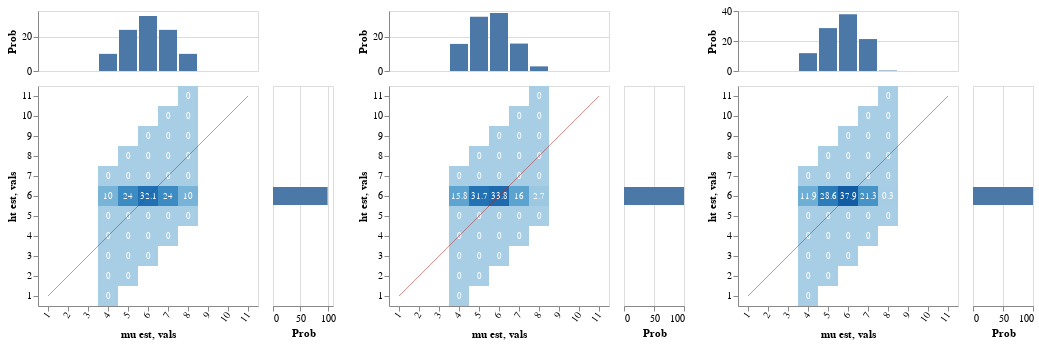

Notebook code for this chart:
### Markdown cell above
Of course since all of the lexica entail that John's and Mary's heights are 6, the distribution over worlds is completely determinate

The various conceivable strengthenings lead ultimately to a pragmatic conclusion that 6 is probably normal for the height of someone in the comparison class (this was already guaranteed by the prior), but it's possible that 6 is relatively high compared to the median

In other words, if there is any evaluativity effect, it is very weak

### Code cell
writeIORef cacheRef (0, Map.empty)
vlShow . sidewaysDists <$> sequence
  [ -- margHeatFromDist <$> enumD (first (`ht` John) <$> indicesPriorFlat)
    margHeatFromDist <$> enumD (first (`ht` John) <$> listener infoLUMAndExact cacheRef (0, UTall, andDenExact0))
  , margHeatFromDist <$> enumD (first (`ht` John) <$> listener infoLUMAndExact cacheRef (1, UTall, andDenExact0))
  , margHeatFromDist <$> enumD (first (`ht` John) <$> listener infoLUMAndExact cacheRef (2, UTall, andDenExact0))
  ]

### Figure 1 — Vega-Lite specification as saved in the notebook (floating-point values rounded to 4 significant figures)
{"$schema": "https://vega.github.io/schema/vega-lite/v3.json", "hconcat": [{"$schema": "https://vega.github.io/schema/vega-lite/v3.json", "bounds": "flush", "config": {"scale": {"rectBandPaddingInner": 0}}, "data": {"values": [{"ht est": "1", "mu est": "4", "probability": 0}, {"ht est": "2", "mu est": "4", "probability": 0}, {"ht est": "2", "mu est": "5", "probability": 0}, {"ht est": "3", "mu est": "4", "probability": 0}, {"ht est": "3", "mu est": "5", "probability": 0}, {"ht est": "3", "mu est": "6", "probability": 0}, {"ht est": "4", "mu est": "4", "probability": 0}, {"ht est": "4", "mu est": "5", "probability": 0}, {"ht est": "4", "mu est": "6", "probability": 0}, {"ht est": "4", "mu est": "7", "probability": 0}, {"ht est": "5", "mu est": "4", "probability": 0}, {"ht est": "5", "mu est": "5", "probability": 0}, {"ht est": "5", "mu est": "6", "probability": 0}, {"ht est": "5", "mu est": "7", "probability": 0}, {"ht est": "5", "mu est": "8", "probability": 0}, {"ht est": "6", "mu est": "4", "probability": 10}, {"ht est": "6", "mu est": "5", "probability": 24}, {"ht est": "6", "mu est": "6", "probability": 32.1}, {"ht est": "6", "mu est": "7", "probability": 24}, {"ht est": "6", "mu est": "8", "probability": 10}, {"ht est": "7", "mu est": "4", "probability": 0}, {"ht est": "7", "mu est": "5", "probability": 0}, {"ht est": "7", "mu est": "6", "probability": 0}, {"ht est": "7", "mu est": "7", "probability": 0}, {"ht est": "7", "mu est": "8", "probability": 0}, {"ht est": "8", "mu est": "5", "probability": 0}, {"ht est": "8", "mu est": "6", "probability": 0}, {"ht est": "8", "mu est": "7", "probability": 0}, {"ht est": "8", "mu est": "8", "probability": 0}, {"ht est": "9", "mu est": "6", "probability": 0}, {"ht est": "9", "mu est": "7", "probability": 0}, {"ht est": "9", "mu est": "8", "probability": 0}, {"ht est": "10", "mu est": "7", "probability": 0}, {"ht est": "10", "mu est": "8", "probability": 0}, {"ht est": "11", "mu est": "8", "probability": 0}]}, "spacing": 15, "vconcat": [{"encoding": {"x": {"axis": null, "field": "mu est", "scale": {"domain": ["1", "2", "3", "4", "5", "6", "7", "8", "9", "10", "11"], "rangeStep": 30}, "sort": null, "type": "ordinal"}, "y": {"aggregate": "sum", "axis": {"title": "Prob"}, "field": "probability", "type": "quantitative"}}, "height": 60, "mark": "bar"}, {"bounds": "flush", "hconcat": [{"encoding": {"x": {"axis": {"labelAngle": -55}, "field": "mu est", "scale": {"domain": ["1", "2", "3", "4", "5", "6", "7", "8", "9", "10", "11"], "rangeStep": 30}, "sort": null, "type": "ordinal"}, "y": {"axis": {"labelAngle": 0}, "field": "ht est", "scale": {"domain": ["11", "10", "9", "8", "7", "6", "5", "4", "3", "2", "1"], "rangeStep": 30}, "sort": null, "type": "ordinal"}}, "layer": [{"encoding": {"color": {"aggregate": "sum", "field": "probability", "legend": null, "scale": {"scheme": {"extent": [0.2, 0.9], "name": "blues"}}, "type": "quantitative"}}, "mark": "rect"}, {"encoding": {"color": {"value": "white"}, "text": {"aggregate": "sum", "field": "probability", "type": "quantitative"}}, "mark": {"fontSize": 9, "type": "text"}}, {"data": {"values": [{"vals": "1"}, {"vals": "2"}, {"vals": "3"}, {"vals": "4"}, {"vals": "5"}, {"vals": "6"}, {"vals": "7"}, {"vals": "8"}, {"vals": "9"}, {"vals": "10"}, {"vals": "11"}]}, "encoding": {"x": {"field": "vals", "sort": null, "type": "ordinal"}, "y": {"field": "vals", "sort": null, "type": "ordinal"}}, "mark": {"opacity": 0.5, "stroke": "firebrick", "strokeWidth": 1, "type": "line"}}]}, {"encoding": {"x": {"aggregate": "sum", "axis": {"title": "Prob"}, "field": "probability", "type": "quantitative"}, "y": {"axis": null, "field": "ht est", "scale": {"domain": ["11", "10", "9", "8", "7", "6", "5", "4", "3", "2", "1"], "rangeStep": 30}, "sort": null, "type": "ordinal"}}, "mark": "bar", "width": 60}], "spacing": 15}]}, {"$schema": "https://vega.github.io/schema/vega-lite/v3.json", "bounds": "flush", "config": {"scale": {"rectBandPaddingInner": 0}}, "data": {"values": [{"ht est": "1", "mu est": "4", "probability": 0}, {"ht est": "2", "mu est": "4", "probability": 0}, {"ht est": "2", "mu est": "5", "probability": 0}, {"ht est": "3", "mu est": "4", "probability": 0}, {"ht est": "3", "mu est": "5", "probability": 0}, {"ht est": "3", "mu est": "6", "probability": 0}, {"ht est": "4", "mu est": "4", "probability": 0}, {"ht est": "4", "mu est": "5", "probability": 0}, {"ht est": "4", "mu est": "6", "probability": 0}, {"ht est": "4", "mu est": "7", "probability": 0}, {"ht est": "5", "mu est": "4", "probability": 0}, {"ht est": "5", "mu est": "5", "probability": 0}, {"ht est": "5", "mu est": "6", "probability": 0}, {"ht est": "5", "mu est": "7", "probability": 0}, {"ht est": "5", "mu est": "8", "probability": 0}, {"ht est": "6", "mu est": "4", "probability": 15.8}, {"ht est": "6", "mu est": "5", "probability": 31.7}, {"ht est": "6", "mu est": "6", "probability": 33.8}, {"ht est": "6", "mu est": "7", "probability": 16}, {"ht est": "6", "mu est": "8", "probability": 2.7}, {"ht est": "7", "mu est": "4", "probability": 0}, {"ht est": "7", "mu est": "5", "probability": 0}, {"ht est": "7", "mu est": "6", "probability": 0}, {"ht est": "7", "mu est": "7", "probability": 0}, {"ht est": "7", "mu est": "8", "probability": 0}, {"ht est": "8", "mu est": "5", "probability": 0}, {"ht est": "8", "mu est": "6", "probability": 0}, {"ht est": "8", "mu est": "7", "probability": 0}, {"ht est": "8", "mu est": "8", "probability": 0}, {"ht est": "9", "mu est": "6", "probability": 0}, {"ht est": "9", "mu est": "7", "probability": 0}, {"ht est": "9", "mu est": "8", "probability": 0}, {"ht est": "10", "mu est": "7", "probability": 0}, {"ht est": "10", "mu est": "8", "probability": 0}, {"ht est": "11", "mu est": "8", "probability": 0}]}, "spacing": 15, "vconcat": [{"encoding": {"x": {"axis": null, "field": "mu est", "scale": {"domain": ["1", "2", "3", "4", "5", "6", "7", "8", "9", "10", "11"], "rangeStep": 30}, "sort": null, "type": "ordinal"}, "y": {"aggregate": "sum", "axis": {"title": "Prob"}, "field": "probability", "type": "quantitative"}}, "height": 60, "mark": "bar"}, {"bounds": "flush", "hconcat": [{"encoding": {"x": {"axis": {"labelAngle": -55}, "field": "mu est", "scale": {"domain": ["1", "2", "3", "4", "5", "6", "7", "8", "9", "10", "11"], "rangeStep": 30}, "sort": null, "type": "ordinal"}, "y": {"axis": {"labelAngle": 0}, "field": "ht est", "scale": {"domain": ["11", "10", "9", "8", "7", "6", "5", "4", "3", "2", "1"], "rangeStep": 30}, "sort": null, "type": "ordinal"}}, "layer": [{"encoding": {"color": {"aggregate": "sum", "field": "probability", "legend": null, "scale": {"scheme": {"extent": [0.2, 0.9], "name": "blues"}}, "type": "quantitative"}}, "mark": "rect"}, {"encoding": {"color": {"value": "white"}, "text": {"aggregate": "sum", "field": "probability", "type": "quantitative"}}, "mark": {"fontSize": 9, "type": "text"}}, {"data": {"values": [{"vals": "1"}, {"vals": "2"}, {"vals": "3"}, {"vals": "4"}, {"vals": "5"}, {"vals": "6"}, {"vals": "7"}, {"vals": "8"}, {"vals": "9"}, {"vals": "10"}, {"vals": "11"}]}, "encoding": {"x": {"field": "vals", "sort": null, "type": "ordinal"}, "y": {"field": "vals", "sort": null, "type": "ordinal"}}, "mark": {"opacity": 0.5, "stroke": "firebrick", "strokeWidth": 1, "type": "line"}}]}, {"encoding": {"x": {"aggregate": "sum", "axis": {"title": "Prob"}, "field": "probability", "type": "quantitative"}, "y": {"axis": null, "field": "ht est", "scale": {"domain": ["11", "10", "9", "8", "7", "6", "5", "4", "3", "2", "1"], "rangeStep": 30}, "sort": null, "type": "ordinal"}}, "mark": "bar", "width": 60}], "spacing": 15}]}, {"$schema": "https://vega.github.io/schema/vega-lite/v3.json", "bounds": "flush", "config": {"scale": {"rectBandPaddingInner": 0}}, "data": {"values": [{"ht est": "1", "mu est": "4", "probability": 0}, {"ht est": "2", "mu est": "4", "probability": 0}, {"ht est": "2", "mu est": "5", "probability": 0}, {"ht est": "3", "mu est": "4", "probability": 0}, {"ht est": "3", "mu est": "5", "probability": 0}, {"ht est": "3", "mu est": "6", "probability": 0}, {"ht est": "4", "mu est": "4", "probability": 0}, {"ht est": "4", "mu est": "5", "probability": 0}, {"ht est": "4", "mu est": "6", "probability": 0}, {"ht est": "4", "mu est": "7", "probability": 0}, {"ht est": "5", "mu est": "4", "probability": 0}, {"ht est": "5", "mu est": "5", "probability": 0}, {"ht est": "5", "mu est": "6", "probability": 0}, {"ht est": "5", "mu est": "7", "probability": 0}, {"ht est": "5", "mu est": "8", "probability": 0}, {"ht est": "6", "mu est": "4", "probability": 11.9}, {"ht est": "6", "mu est": "5", "probability": 28.6}, {"ht est": "6", "mu est": "6", "probability": 37.9}, {"ht est": "6", "mu est": "7", "probability": 21.3}, {"ht est": "6", "mu est": "8", "probability": 0.3}, {"ht est": "7", "mu est": "4", "probability": 0}, {"ht est": "7", "mu est": "5", "probability": 0}, {"ht est": "7", "mu est": "6", "probability": 0}, {"ht est": "7", "mu est": "7", "probability": 0}, {"ht est": "7", "mu est": "8", "probability": 0}, {"ht est": "8", "mu est": "5", "probability": 0}, {"ht est": "8", "mu est": "6", "probability": 0}, {"ht est": "8", "mu est": "7", "probability": 0}, {"ht est": "8", "mu est": "8", "probability": 0}, {"ht est": "9", "mu est": "6", "probability": 0}, {"ht est": "9", "mu est": "7", "probability": 0}, {"ht est": "9", "mu est": "8", "probability": 0}, {"ht est": "10", "mu est": "7", "probability": 0}, {"ht est": "10", "mu est": "8", "probability": 0}, {"ht est": "11", "mu est": "8", "probability": 0}]}, "spacing": 15, "vconcat": [{"encoding": {"x": {"axis": null, "field": "mu est", "scale": {"domain": ["1", "2", "3", "4", "5", "6", "7", "8", "9", "10", "11"], "rangeStep": 30}, "sort": null, "type": "ordinal"}, "y": {"aggregate": "sum", "axis": {"title": "Prob"}, "field": "probability", "type": "quantitative"}}, "height": 60, "mark": "bar"}, {"bounds": "flush", "hconcat": [{"encoding": {"x": {"axis": {"labelAngle": -55}, "field": "mu est", "scale": {"domain": ["1", "2", "3", "4", "5", "6", "7", "8", "9", "10", "11"], "rangeStep": 30}, "sort": null, "type": "ordinal"}, "y": {"axis": {"labelAngle": 0}, "field": "ht est", "scale": {"domain": ["11", "10", "9", "8", "7", "6", "5", "4", "3", "2", "1"], "rangeStep": 30}, "sort": null, "type": "ordinal"}}, "layer": [{"encoding": {"color": {"aggregate": "sum", "field": "probability", "legend": null, "scale": {"scheme": {"extent": [0.2, 0.9], "name": "blues"}}, "type": "quantitative"}}, "mark": "rect"}, {"encoding": {"color": {"value": "white"}, "text": {"aggregate": "sum", "field": "probability", "type": "quantitative"}}, "mark": {"fontSize": 9, "type": "text"}}, {"data": {"values": [{"vals": "1"}, {"vals": "2"}, {"vals": "3"}, {"vals": "4"}, {"vals": "5"}, {"vals": "6"}, {"vals": "7"}, {"vals": "8"}, {"vals": "9"}, {"vals": "10"}, {"vals": "11"}]}, "encoding": {"x": {"field": "vals", "sort": null, "type": "ordinal"}, "y": {"field": "vals", "sort": null, "type": "ordinal"}}, "mark": {"opacity": 0.5, "stroke": "firebrick", "strokeWidth": 1, "type": "line"}}]}, {"encoding": {"x": {"aggregate": "sum", "axis": {"title": "Prob"}, "field": "probability", "type": "quantitative"}, "y": {"axis": null, "field": "ht est", "scale": {"domain": ["11", "10", "9", "8", "7", "6", "5", "4", "3", "2", "1"], "rangeStep": 30}, "sort": null, "type": "ordinal"}}, "mark": "bar", "width": 60}], "spacing": 15}]}]}
